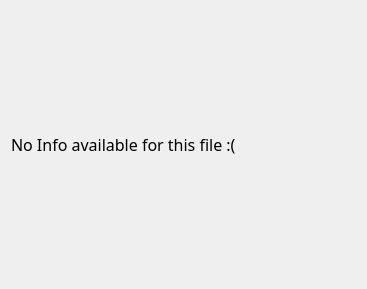
<?xml version="1.0" encoding="UTF-8"?>
<ui version="4.0">
 <class>Error_label</class>
 <widget class="QWidget" name="Error_label">
  <property name="geometry">
   <rect>
    <x>0</x>
    <y>0</y>
    <width>367</width>
    <height>289</height>
   </rect>
  </property>
  <property name="windowTitle">
   <string>Error_label</string>
  </property>
  <layout class="QVBoxLayout" name="verticalLayout">
   <item>
    <widget class="QLabel" name="message">
     <property name="font">
      <font>
       <family>Lucida Calligraphy</family>
       <pointsize>12</pointsize>
      </font>
     </property>
     <property name="text">
      <string>No Info available for this file :(</string>
     </property>
    </widget>
   </item>
  </layout>
 </widget>
 <resources/>
 <connections/>
</ui>
